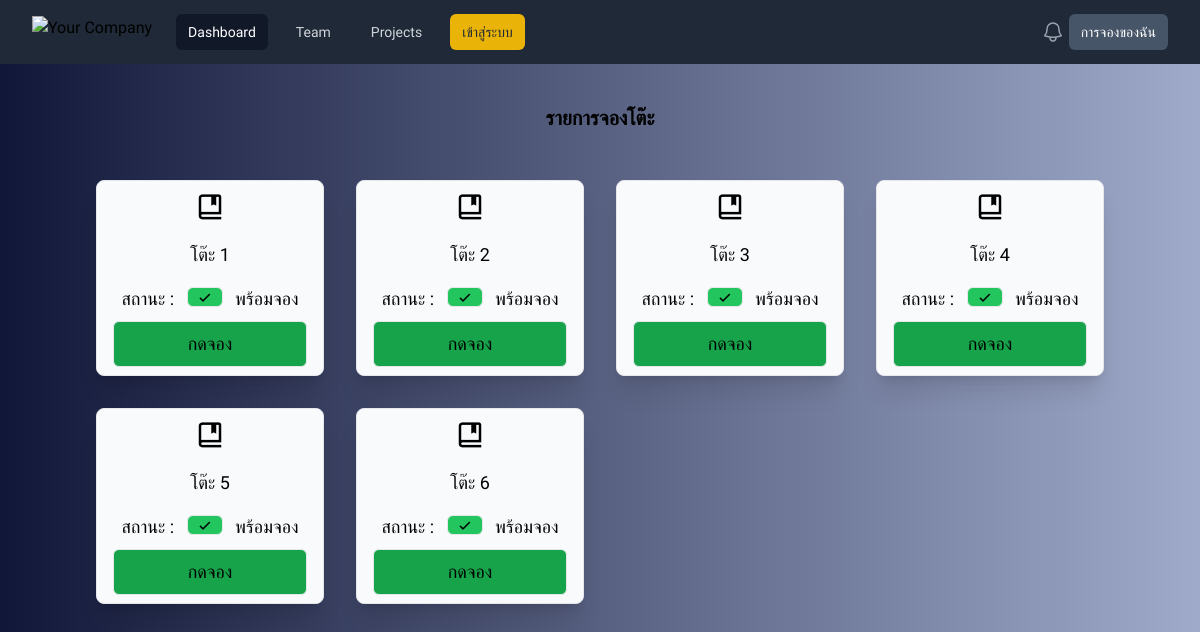
The page / on the database its author committed.
### app/models.py (models this page shows)
class Table(models.Model):
    user = models.ForeignKey(User,on_delete=models.CASCADE,null=True,blank=True)
    table = models.IntegerField()
    status = models.BooleanField(default=False)

### app/views.py (the view)
# urls.py: path('',home,name='home'),
def home(request):
    table = Table.objects.all()
    booking_list = Booking_drink.objects.filter(status=True,cancel=False)
    print(booking_list)
    return render(request,'home.html',{'table':table,'booking_list':booking_list})

### app/templates/home.html (shortened to what this page needs)
<!DOCTYPE html>
<html lang="en">
<head>
    <script src="https://cdn.tailwindcss.com"></script>
    <link href='https://unpkg.com/boxicons@2.1.4/css/boxicons.min.css' rel='stylesheet'>
</head>
<body style="font-family: prompt;" class="bg-gradient-to-r from-[#111738] to-[#9faaca]">
    <nav class="bg-gray-800">
        <div class="mx-auto max-w-7xl px-2 sm:px-6 lg:px-8">
            <div class="relative flex h-16 items-center justify-between">
                <div class="flex flex-1 items-center justify-center sm:items-stretch sm:justify-start">
                    <div class="flex flex-shrink-0 items-center">
                        <img class="h-8 w-auto" src="https://tailwindui.com/img/logos/mark.svg?color=indigo&shade=500"
                            alt="Your Company">
                    </div>
                    <div class="hidden sm:ml-6 sm:block">
                        <div class="flex space-x-4">
                            <a href="/" class="bg-gray-900 text-white rounded-md px-3 py-2 text-sm font-medium"
                                aria-current="page">Dashboard</a>
                            <a href="#"
                                class="text-gray-300 hover:bg-gray-700 hover:text-white rounded-md px-3 py-2 text-sm font-medium">Team</a>
                            <a href="#"
                                class="text-gray-300 hover:bg-gray-700 hover:text-white rounded-md px-3 py-2 text-sm font-medium">Projects</a>
                            {% if user.is_authenticated %}
                            <a href="{% url 'profile' %}"
                                class="text-gray-200 hover:bg-gray-700 bg-gray-500 hover:text-white rounded-md px-3 py-2 text-sm font-medium">
                                {{user }} {{user.first_name }} {{user.last_name }}</a>
                            <a href="{% url 'logout' %}"
                                class="text-gray-200 hover:bg-gray-700 bg-red-500 hover:text-white rounded-md px-3 py-2 text-sm font-medium">ออกจากระบบ</a>
                            {% else %}
                            <a href="{% url 'login' %}"
                                class="text-gray-800 hover:bg-yellow-700 bg-yellow-500 hover:text-white rounded-md px-3 py-2 text-sm font-medium">เข้าสู่ระบบ</a>
                            {% endif %}
                        </div>
                    </div>
                </div>
                <div class="absolute inset-y-0 right-0 flex items-center pr-2 sm:static sm:inset-auto sm:ml-6 sm:pr-0">
                    <button type="button"
                        class="relative rounded-full bg-gray-800 p-1 text-gray-400 hover:text-white focus:outline-none focus:ring-2 focus:ring-white focus:ring-offset-2 focus:ring-offset-gray-800">
                        <span class="absolute -inset-1.5"></span>
                    </button>
                    {% if user.is_staff %}
                    <a href="{% url 'booking_list' %}"
                        class=" hover:bg-slate-700 bg-slate-600 text-white hover:text-white rounded-md px-3 py-2 text-sm font-medium">ดูการจอง</a>
                    {% else %}
                    <a href="{% url 'booking_list' %}"
                        class=" hover:bg-slate-700 bg-slate-600 text-white hover:text-white rounded-md px-3 py-2 text-sm font-medium">การจองของฉัน</a>
                    {% endif %}
                </div>
            </div>
        </div>
    </nav>
    <div class="mt-10">
        {% block content %}
        <div class="text-center text-xl font-bold">
            <p>รายการจองโต๊ะ</p>
        </div>
        <div class="flex justify-center gap-4 mt-10 mb-10">
            <div class="container text-center">
                <div class="grid md:grid-cols-4 md:gap-4 grid-cols-2 gap-2 md:text-lg text-sm">
                    {% for i in table %}
                    <div class="border bg-slate-50 rounded-lg shadow-xl m-2">
                        <i class='bx bx-book-bookmark p-2 text-3xl rounded-lg'></i>
                        <p class="p-2">โต๊ะ {{ i.table }}</p>
                        {% if i.status == True %}
                        <p class="p-2">สถานะ :
                            <i class='bx bx-message-square-x mx-2 bg-red-500 border rounded-md px-2'></i>
                            จองแล้ว
                        </p>
                        <a href="#" class="">
                            <div class="ml-4 mr-4 p-2 bg-red-600 border rounded-md px-2 mb-2">
                                จองแล้ว {{ i.user.first_name }} {{ i.user.last_name }}
                            </div>
                        </a>
                        {% else %}
                        <p class="p-2">สถานะ :
                            <i class='bx bx-check mx-2 bg-green-500  border rounded-md px-2'></i> พร้อมจอง
                        </p>
                        <a href="{% url 'booking' i.id %}" class="">
                            <div class="ml-4 mr-4 p-2 bg-green-600 hover:scale-105  border rounded-md px-2 mb-2">
                                กดจอง
                            </div>
                        </a>
                        {% endif %}
                    </div>
                    {% endfor %}
                </div>
            </div>
        </div>
        {% endblock %}
    </div>
</body>
</html>

### rows shown on the page
Table: table "1", shows "สถานะ :", status False (drawn)
Table: table "2", shows "สถานะ :", status False (drawn)
Table: table "3", shows "สถานะ :", status False (drawn)
Table: table "4", shows "สถานะ :", status False (drawn)
Table: table "5", shows "สถานะ :", status False (drawn)
Table: table "6", shows "สถานะ :", status False (drawn)
